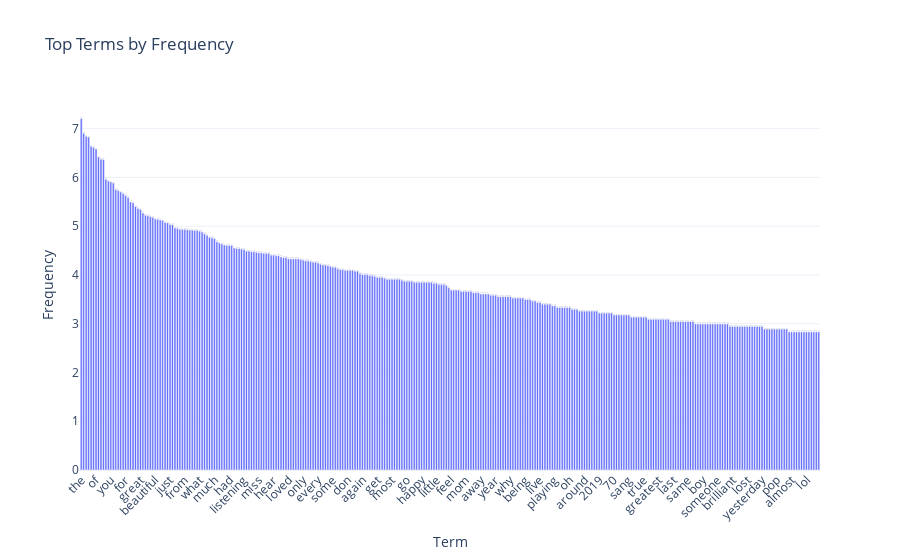

Write notebook code for a chart like this one.
### Code cell
X_counts = count_vect.fit_transform(df.comment)  

# Calculate term frequencies
term_frequencies = np.asarray(df_counts.sum(axis=0))[0]
term_frequencies_log = [math.log(i) for i in term_frequencies]
feature_names = count_vect.get_feature_names_out()  

# Create a DataFrame for Plotly
term_frequency_df = pd.DataFrame({'Term': feature_names, 'Frequency': term_frequencies_log})

# Optionally filter for the top N terms (for example, top 300)
top_n = 300
top_terms = term_frequency_df.nlargest(top_n, 'Frequency')

# Create an interactive bar chart with Plotly
fig = px.bar(
    top_terms,
    x='Term',
    y='Frequency',
    title='Top Terms by Frequency',
    labels={'Frequency': 'Frequency'},
    text='Frequency',
    template='plotly_white'
)

# Update layout for better visibility
fig.update_traces(texttemplate='%{text:.2s}', textposition='outside')
fig.update_layout(xaxis_tickangle=-45, height=600)

# Show the plot
fig.show()

### Figure 1 — Plotly figure (JSON) as saved in the notebook; plotly's stock layout.template omitted (floating-point values rounded to 4 significant figures; data arrays with more than 128 entries replaced by an {"elided": "..."} marker saying what was removed)
{"data": [{"alignmentgroup": "True", "hovertemplate": "Term=%{x}<br>Frequency=%{text}<extra></extra>", "legendgroup": "", "marker": {"color": "#636efa", "pattern": {"shape": ""}}, "name": "", "offsetgroup": "", "orientation": "v", "showlegend": false, "text": {"elided": "300 float values"}, "textposition": "outside", "texttemplate": "%{text:.2s}", "type": "bar", "x": {"elided": "300 str values"}, "xaxis": "x", "y": {"elided": "300 float values"}, "yaxis": "y"}], "layout": {"autosize": true, "barmode": "relative", "legend": {"tracegroupgap": 0}, "title": {"text": "Top Terms by Frequency"}, "xaxis": {"anchor": "y", "autorange": true, "domain": [0, 1], "range": [-0.5, 299.5], "tickangle": -45, "title": {"text": "Term"}, "type": "category"}, "yaxis": {"anchor": "x", "autorange": true, "domain": [0, 1], "range": [0, 7.588], "title": {"text": "Frequency"}, "type": "linear"}}}
